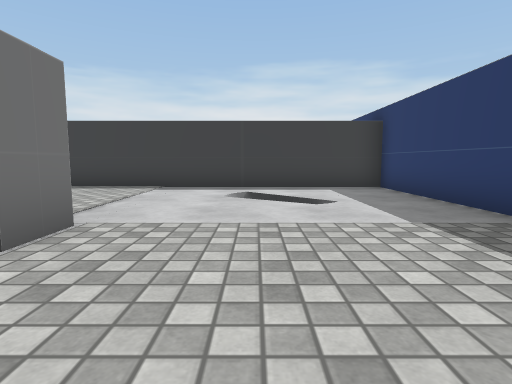
View 1 (above)

24 first-person views from a walk through a Unity game level. The camera is 0.72 m above the floor, tilts 6° down and sees 80° across. The floor is counted in squares, 1 m on a side. Each view is taken from the middle of a square. On the plan, view 1 faces up. The plan holds only what a view shows up to about 10 squares ahead; the rest is blank. The place goes on beyond the plan. The player is left out. Some surface patterns are stand-ins.

View 2
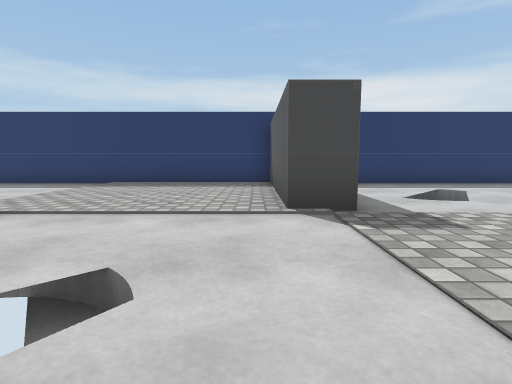

View 3
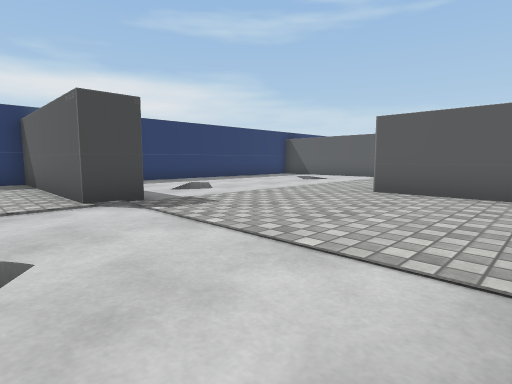

View 4
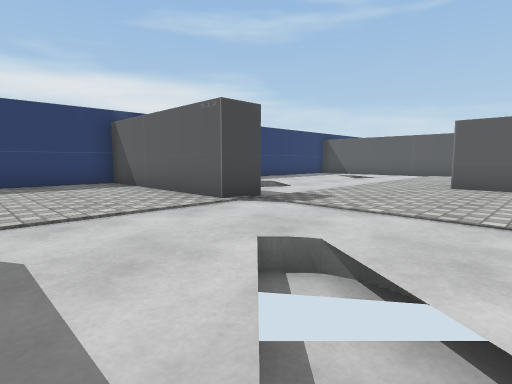

View 5
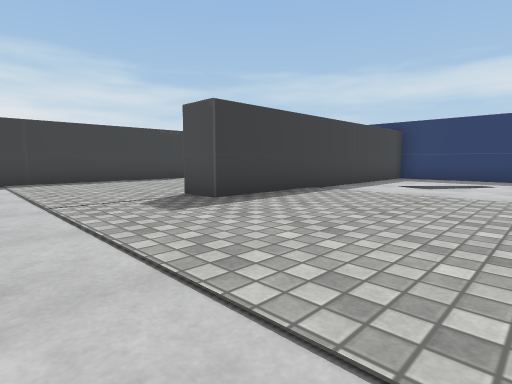

View 6
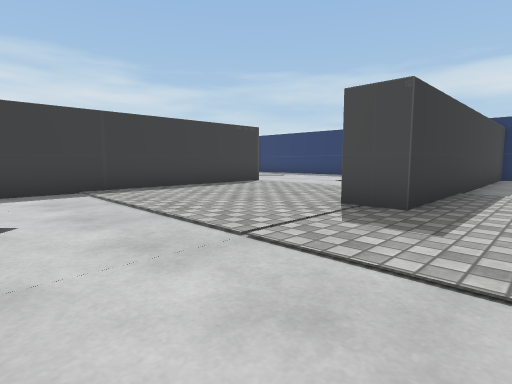

View 7
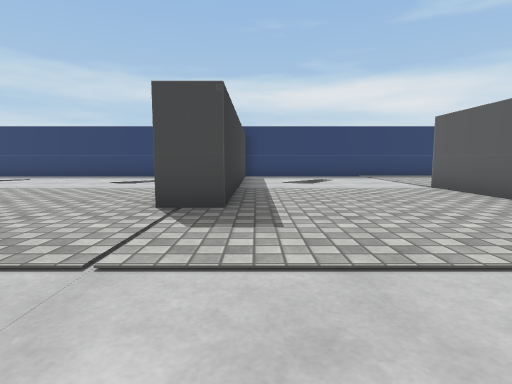

View 8
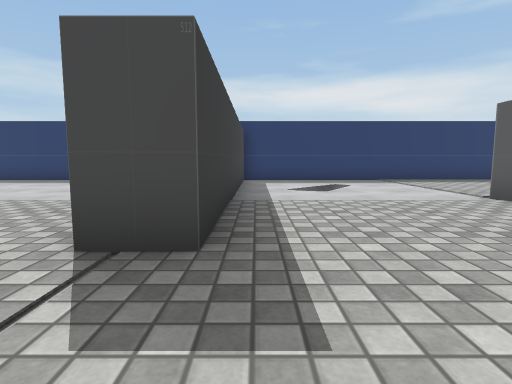

View 9
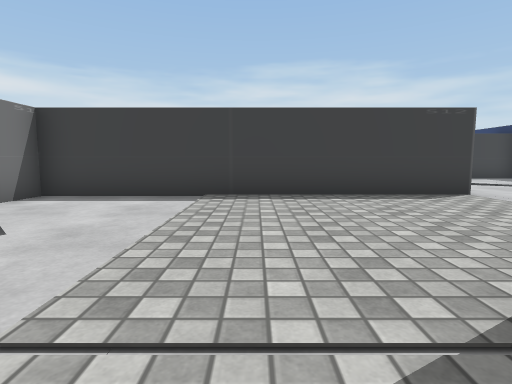

View 10
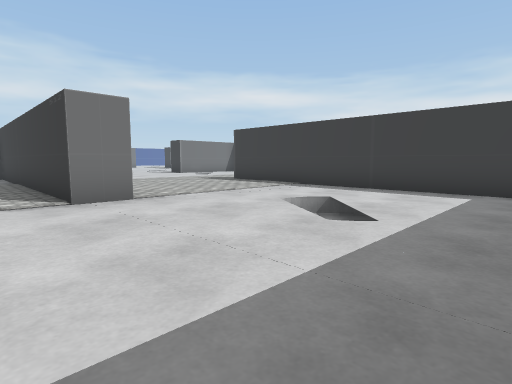

View 11
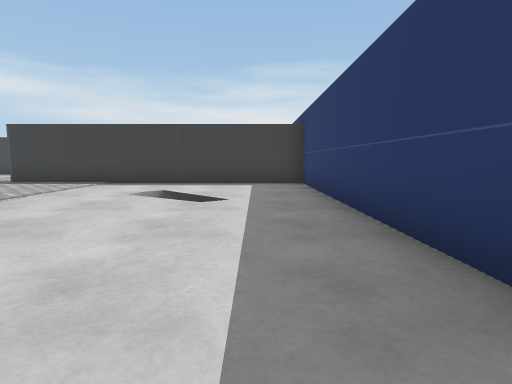

View 12
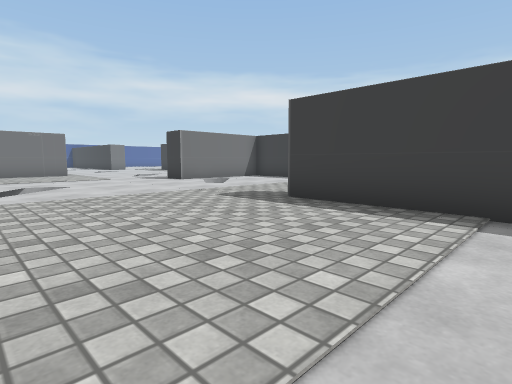

View 13
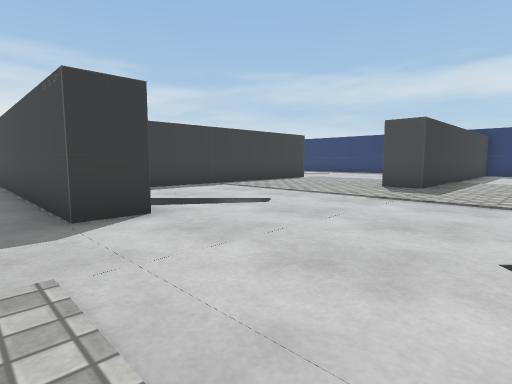

View 14
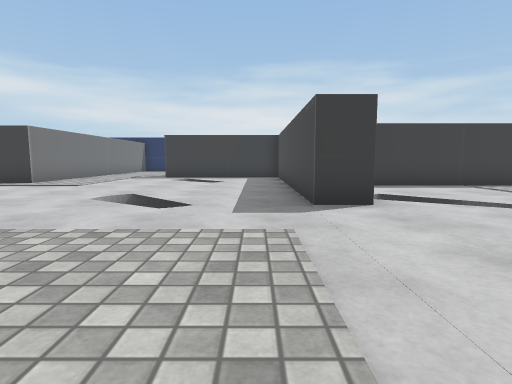

View 15
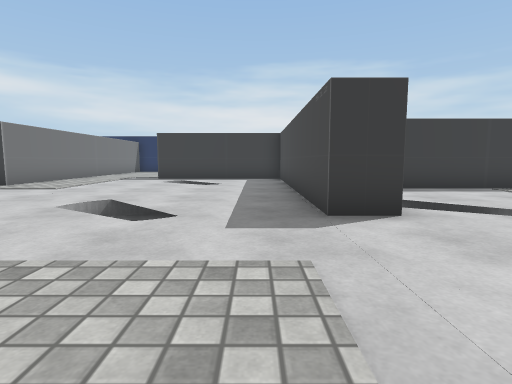

View 16
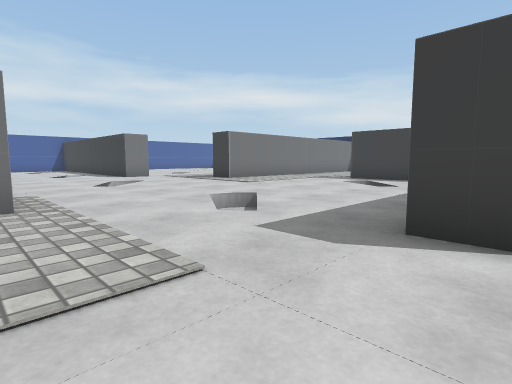

View 17
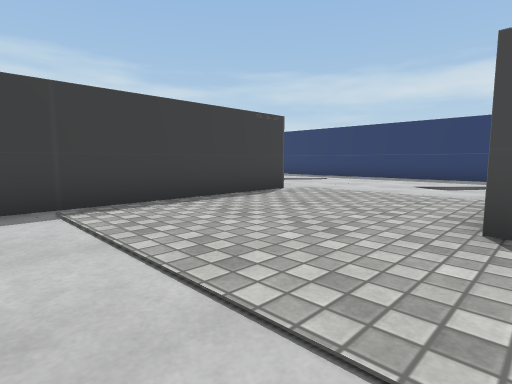

View 18
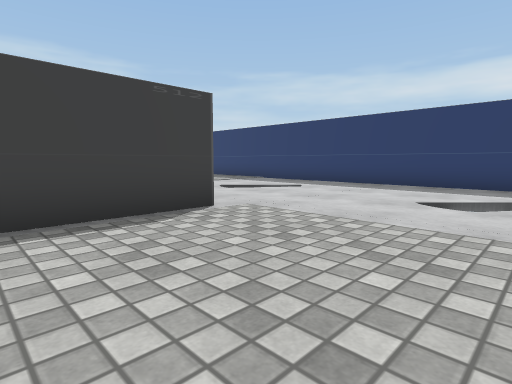

View 19
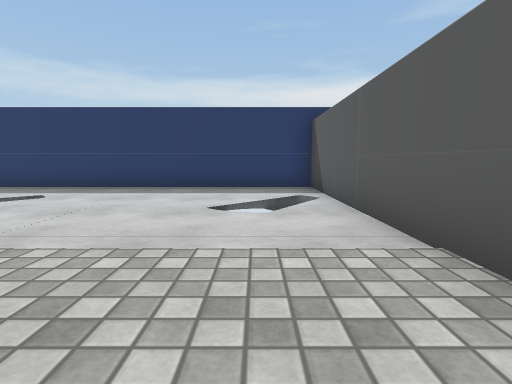

View 20
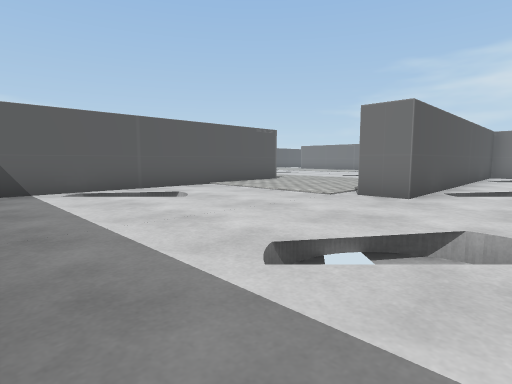

View 21
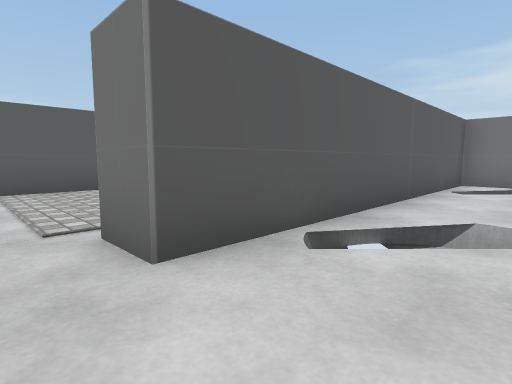

View 22
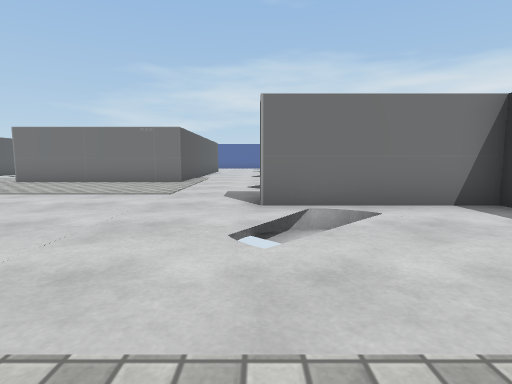

View 23
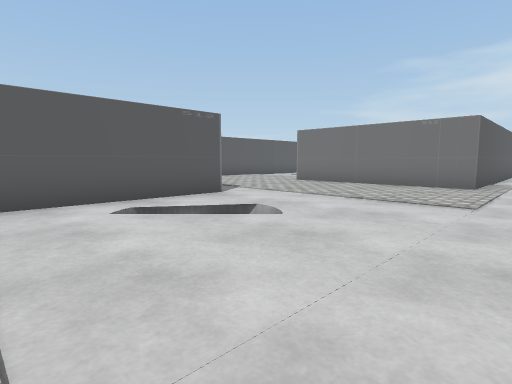

View 24
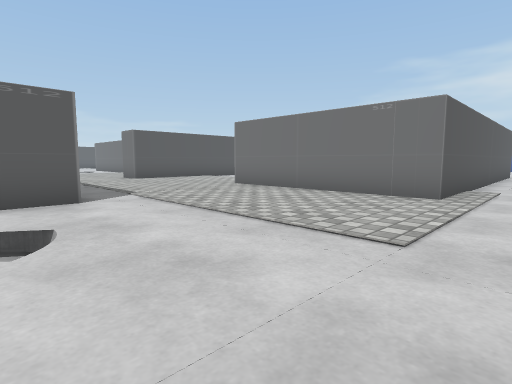

### Floor plan
Key: @ floor where view 1 was taken; # wall or solid block; . main floor; : floor 0.05 m higher than the main floor; = window, fence, low wall or low ledge; v drop or lower ground.
Columns run from 24 left of view 1 to 4 right of it. Each row starts with its distance up from view 1.
 29            #    ..v.....v...#
 28    #:...v=.##vv....v....vv..#
 27   ##:......###########......#
 26   :::......###########......#
 25    ........##...::::::......#
 24    ........##...::::::......#
 23    ....vv..##v..::::::..v...#
 22  ..v.... =.##.v.::::::...v..#
 21 ................:::##########
 20 .....::::::.....::::::......#
 19 ########:::.....::::::......#
 18        #:::..v..::::::..v...#
 17        #:::..vv.::::::..vv..#
 16        #:::.....::::::......#
 15        #:::.##########......#
 14        ::::.#...::::::......#
 13        ::::.#...::::::......#
 12         :::  v..::::::.. ...
 11          ::   v.::::::..  .
 10               ..::::::
  9               ..:::##########
  8               ..::::::......#
  7               ..::::::..v...#
  6                .::::::..v ..#
  5                .::::::......#
  4                .::::::......#
  3                     ##.:::::#
  2                   .....:::::#
  1                   vv...:::::#
  0                  .. v..:@:::#
 -1                  ......:::::#
 -2                  ......######
 -3                  :::::....
 -4                  :::::..v...#
 -5                  :::::..v ..#
 -6                   ::::......#
 -7                   ##::......#
 -8                     ::..  ..#

Positions as (right, up) in squares from view 1, and headings:
1: (0, 0), facing up
2: (-6, -1), facing right
3: (-7, 0), facing down-right
4: (-6, 2), facing down-right
5: (-9, 4), facing up-right
6: (-10, 7), facing up-right
7: (-10, 8), facing right
8: (-8, 8), facing right
9: (-7, 8), facing up
10: (3, 13), facing up-left
11: (2, 11), facing up
12: (-2, 16), facing up-left
13: (-14, 18), facing up-right
14: (-14, 17), facing up
15: (-14, 18), facing up
16: (-12, 19), facing up-left
17: (-9, 21), facing up-right
18: (-6, 22), facing up-right
19: (-5, 23), facing right
20: (3, 29), facing down-left
21: (-2, 29), facing down-left
22: (-7, 22), facing left
23: (-8, 21), facing down-left
24: (-11, 21), facing down-left
